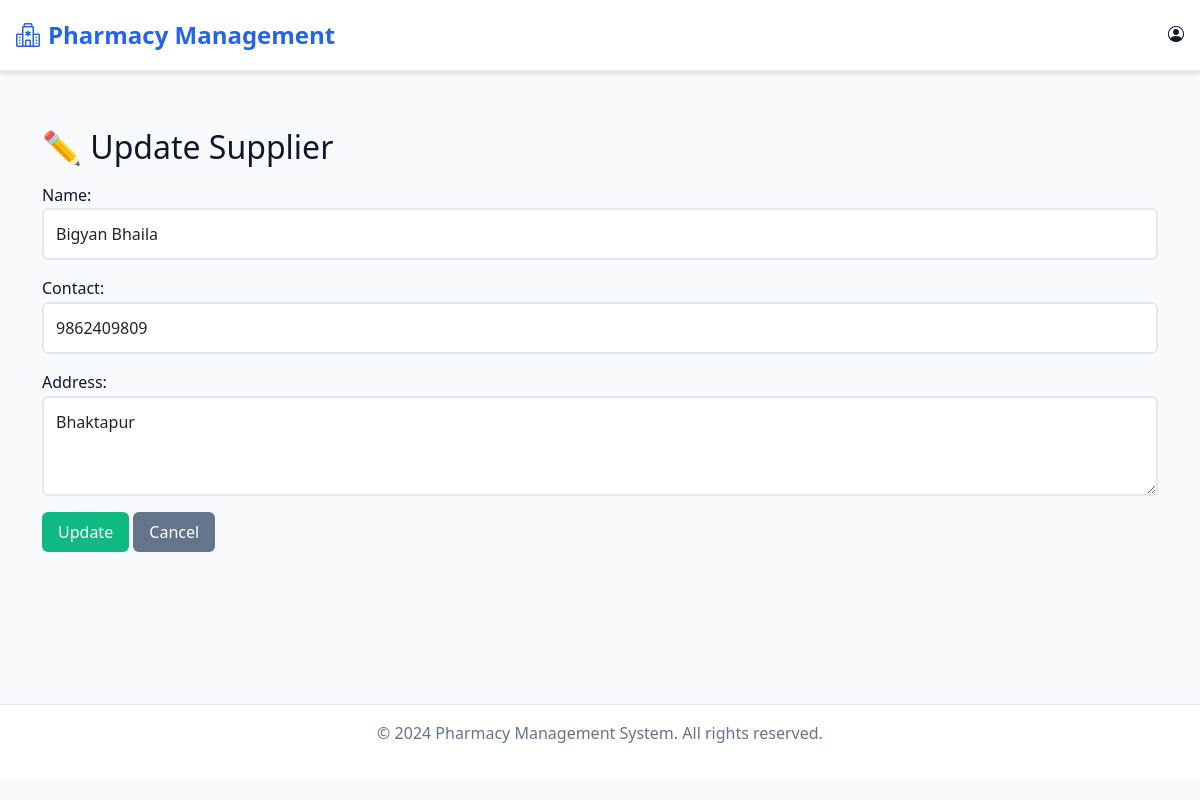
/supplier/edit_supplier/1/, run on the app's committed database.
### supplier/models.py (models this page shows, shortened)
class Supplier(models.Model):
    id = models.AutoField(primary_key=True)   # auto increment id
    name = models.CharField(max_length=100)
    contact = models.CharField(max_length=20)
    address = models.TextField()

### supplier/views.py (the view)
# urls.py: path('edit_supplier/<int:supplier_id>/', views.edit_supplier, name='edit_supplier'),
def edit_supplier(request, supplier_id):  # must accept supplier_id
    supplier = get_object_or_404(Supplier, id=supplier_id)
    if request.method == 'POST':
        form = SupplierForm(request.POST, instance=supplier)
        if form.is_valid():
            form.save()
            return redirect('list_supplier')
    else:
        form = SupplierForm(instance=supplier)
    return render(request, 'admin/supplier/edit_supplier.html', {'form': form, 'supplier': supplier})

### supplier/forms.py
class SupplierForm(forms.ModelForm):
    class Meta:
        model = Supplier
        fields = ['name', 'contact', 'address']
        widgets = {
            'name': forms.TextInput(attrs={'class': 'form-control', 'placeholder': 'Enter supplier name'}),
            'contact': forms.TextInput(attrs={'class': 'form-control', 'placeholder': 'Enter contact number'}),
            'address': forms.Textarea(attrs={'class': 'form-control', 'rows': 3, 'placeholder': 'Enter address'}),
        }

### templates/admin/supplier/edit_supplier.html (shortened to what this page needs)
{% extends "admin/base.html" %}
{% block content %}
<div class="container mt-4">
  <h2 class="mb-3">✏️ Update Supplier</h2>
  <form method="post">
    {{ form.as_p }}
    <button type="submit" class="btn btn-success">Update</button>
    <a href="{% url 'list_supplier' %}" class="btn btn-secondary">Cancel</a>
  </form>
</div>
{% endblock %}

### templates/admin/base.html (style rules this page uses)
:root { --primary-blue: #2563eb; --light-blue: #dbeafe; --dark-blue: #1e40af; --white: #ffffff; --light-gray: #f8fafc; --gray: #64748b; --dark-gray: #334155; --black: #0f172a; --border-color: #e2e8f0; --success: #10b981; --warning: #f59e0b; --danger: #ef4444; }
* { margin: 0; padding: 0; box-sizing: border-box; }
body { font-family: 'Segoe UI', Tahoma, Geneva, Verdana, sans-serif; background-color: var(--light-gray); color: var(--black); line-height: 1.6; }
.btn { border-radius: 6px; font-weight: 500; padding: 0.5rem 1rem; border: none; transition: all 0.3s ease; text-decoration: none; display: inline-block; }
.btn-secondary { background-color: var(--gray); color: var(--white); }
.btn-success { background-color: var(--success); color: var(--white); }
.form-control { border: 2px solid var(--border-color); border-radius: 6px; padding: 0.75rem; transition: border-color 0.3s ease; }

### data on the page
Supplier: name "Bigyan Bhaila", contact "9862409809", address "Bhaktapur"
